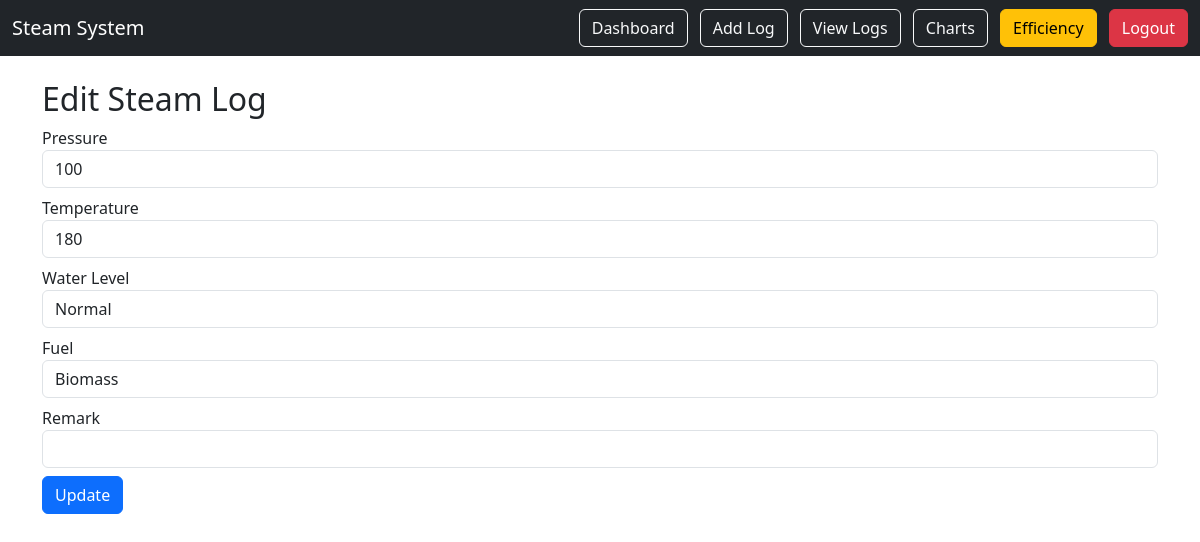
Page /edit/1 (signed in) on the committed database.
### app.py (models this page shows)
class SteamLog(db.Model):
    id = db.Column(db.Integer, primary_key=True)
    pressure = db.Column(db.String(50))
    temperature = db.Column(db.String(50))
    water_level = db.Column(db.String(50))
    fuel = db.Column(db.String(50))
    fuel_consumption = db.Column(db.String(50))
    remark = db.Column(db.String(200))
    operator = db.Column(db.String(100))
    timestamp = db.Column(db.DateTime)

### app.py (the view, shortened to what this page needs)
@app.route("/edit/<int:id>", methods=['GET', 'POST'])
@login_required
def edit(id):
    log = SteamLog.query.get_or_404(id)
    return render_template("edit.html", log=log)

### app.py (called while the page is built)
@login_manager.user_loader
def load_user(user_id):
    return User.query.get(int(user_id))

### templates/edit.html
{% extends "base.html" %}
{% block content %}
<h2>Edit Steam Log</h2>
<form method="POST">
    <label>Pressure</label>
    <input name="pressure" value="{{ log.pressure }}" class="form-control mb-2">
    <label>Temperature</label>
    <input name="temperature" value="{{ log.temperature }}" class="form-control mb-2">
    <label>Water Level</label>
    <input name="water_level" value="{{ log.water_level }}" class="form-control mb-2">
    <label>Fuel</label>
    <input name="fuel" value="{{ log.fuel }}" class="form-control mb-2">
    <label>Remark</label>
    <input name="remark" value="{{ log.remark }}" class="form-control mb-2">
    <button class="btn btn-primary">Update</button>
</form>
{% endblock %}

### rows in the picture
SteamLog: pressure "100", temperature "180", water_level "Normal", fuel "Biomass"
